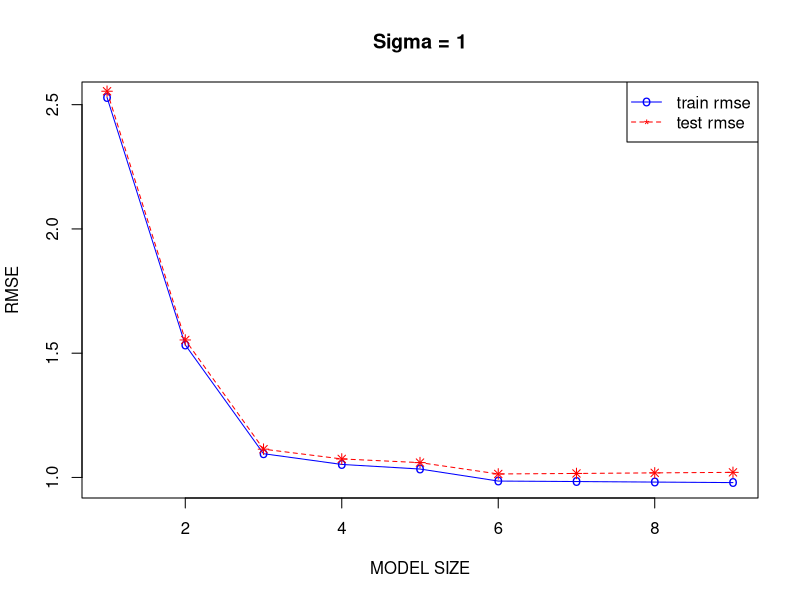
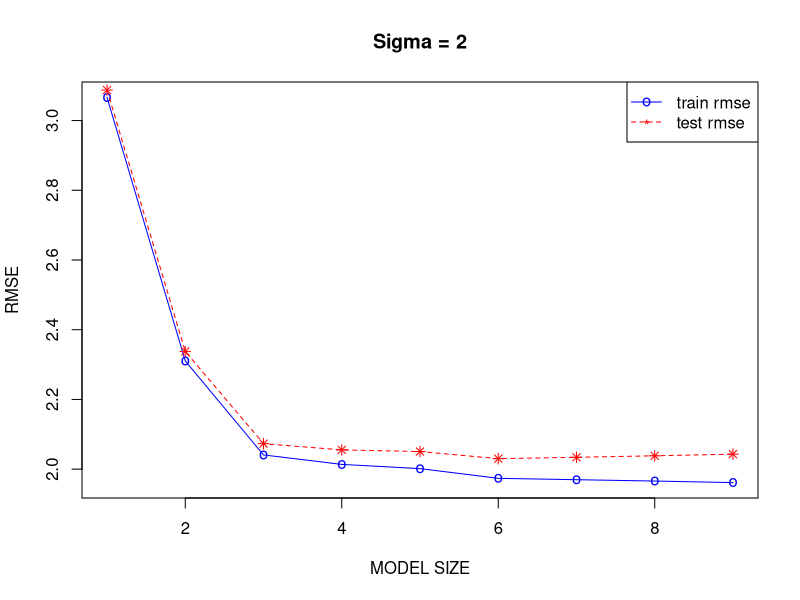
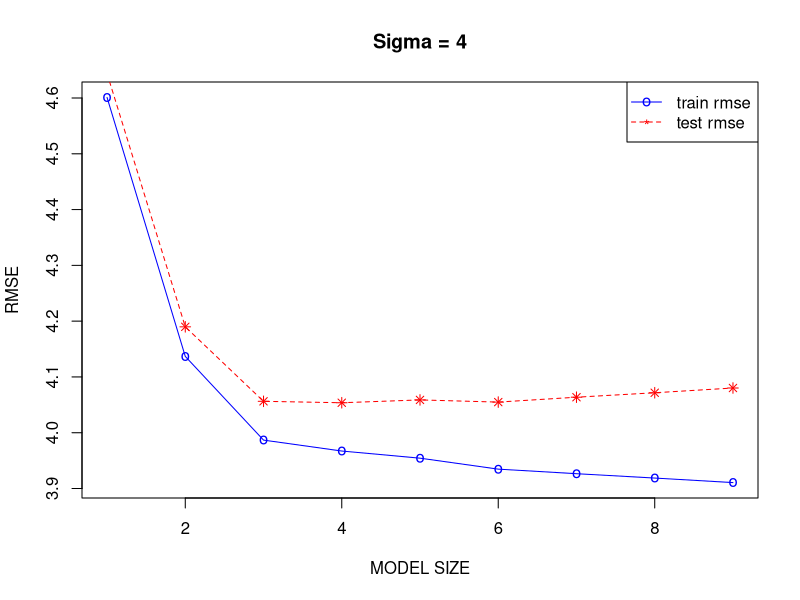
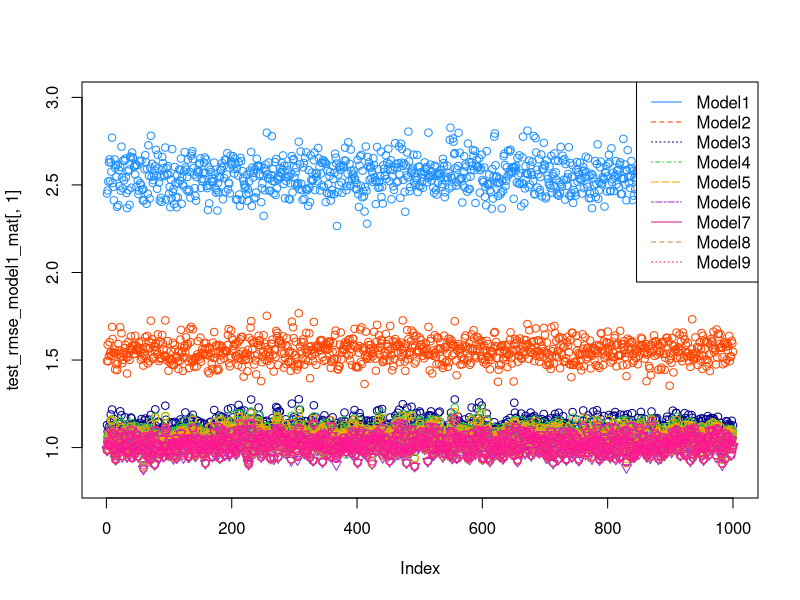
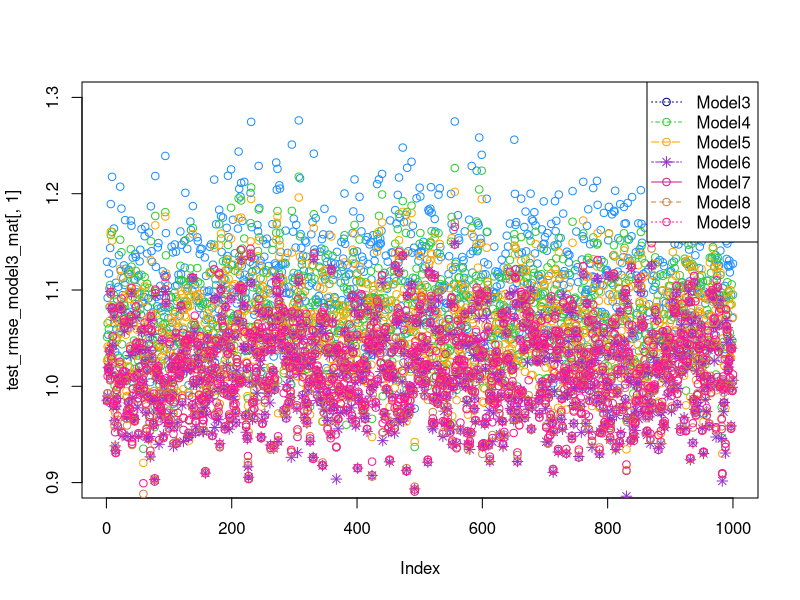
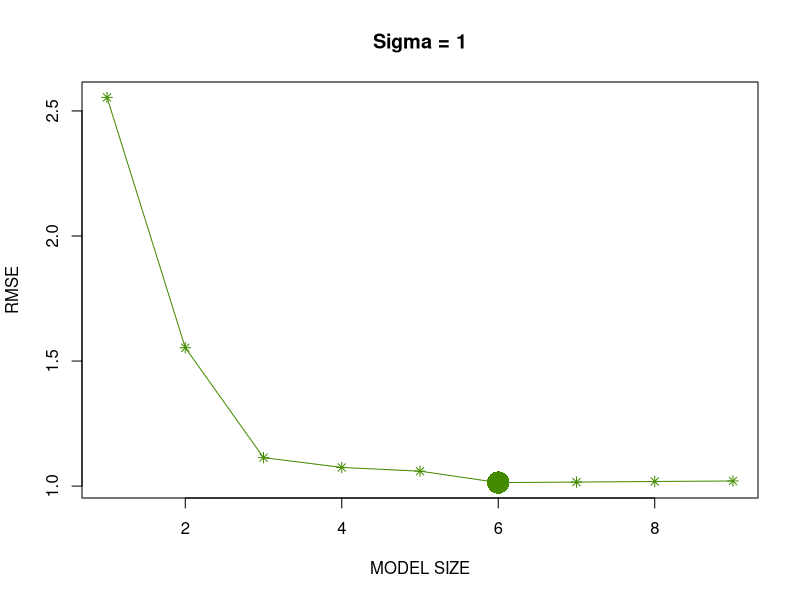
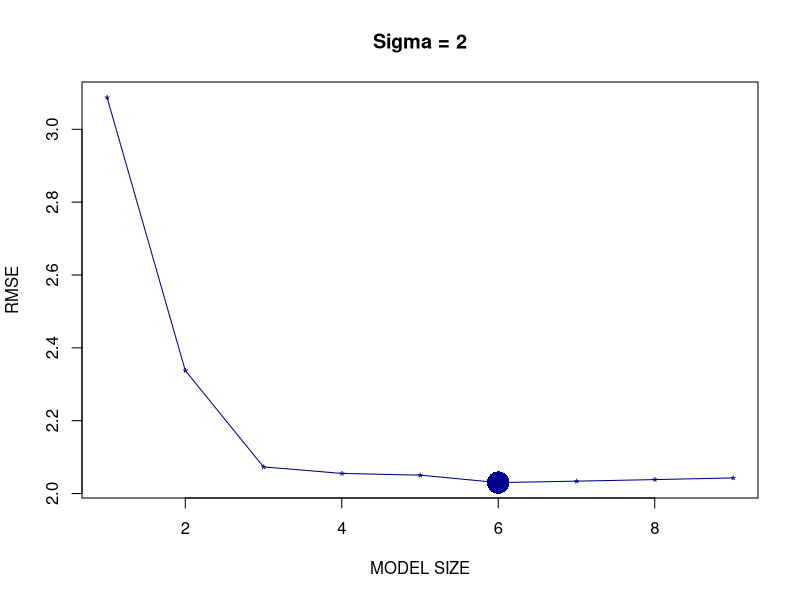
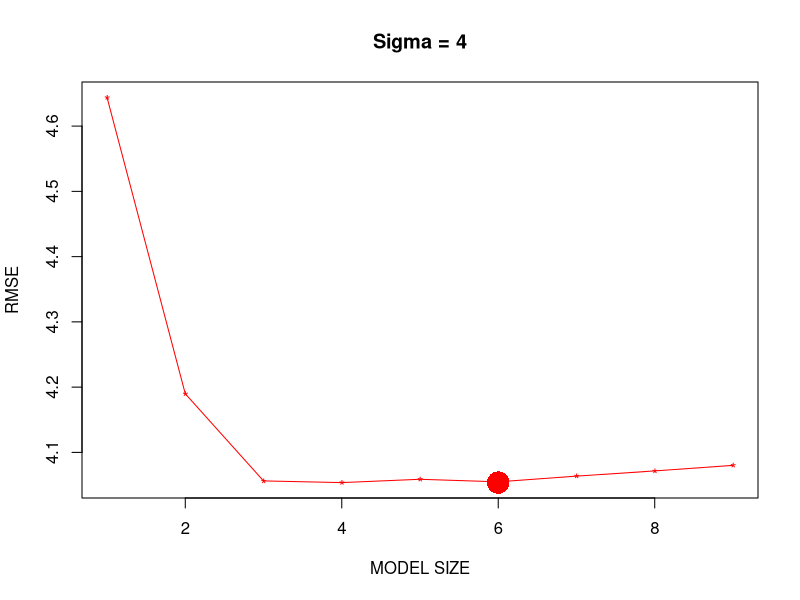

The R script that drew these images, in order: (Note: a time limit stopped this script after it produced the figures.)
## ---- chunk 1
beta_0 = 0
beta_1 = 5
beta_2 = -4
beta_3 = 1.6
beta_4 = -1.1
beta_5 = 0.7
beta_6 = 0.3
n = 500
no_loop = 1000
sigma = c(1,2,4)
sig_data = read.csv("study_2.csv")


mlr_sim = function(data,sd=1){
  epsilon = rnorm(n,mean = 0,sd = sd)
  data[,1] = beta_0 + beta_1 * data[,2] + beta_2 * data[,3] + beta_3 * data[,4] + beta_4 * data[,5] + beta_5 * data[,6] + beta_6 * data[,7] + epsilon
  data
}
train_rmse_model1_mat = cbind(sigma_1=rep(0,no_loop),sigma_2=rep(0,no_loop),sigma_4=rep(0,no_loop))
train_rmse_model2_mat = cbind(sigma_1=rep(0,no_loop),sigma_2=rep(0,no_loop),sigma_4=rep(0,no_loop))
train_rmse_model3_mat = cbind(sigma_1=rep(0,no_loop),sigma_2=rep(0,no_loop),sigma_4=rep(0,no_loop))
train_rmse_model4_mat = cbind(sigma_1=rep(0,no_loop),sigma_2=rep(0,no_loop),sigma_4=rep(0,no_loop))
train_rmse_model5_mat = cbind(sigma_1=rep(0,no_loop),sigma_2=rep(0,no_loop),sigma_4=rep(0,no_loop))
train_rmse_model6_mat = cbind(sigma_1=rep(0,no_loop),sigma_2=rep(0,no_loop),sigma_4=rep(0,no_loop))
train_rmse_model7_mat = cbind(sigma_1=rep(0,no_loop),sigma_2=rep(0,no_loop),sigma_4=rep(0,no_loop))
train_rmse_model8_mat = cbind(sigma_1=rep(0,no_loop),sigma_2=rep(0,no_loop),sigma_4=rep(0,no_loop))
train_rmse_model9_mat = cbind(sigma_1=rep(0,no_loop),sigma_2=rep(0,no_loop),sigma_4=rep(0,no_loop))

test_rmse_model1_mat = cbind(sigma_1=rep(0,no_loop),sigma_2=rep(0,no_loop),sigma_4=rep(0,no_loop))
test_rmse_model2_mat = cbind(sigma_1=rep(0,no_loop),sigma_2=rep(0,no_loop),sigma_4=rep(0,no_loop))
test_rmse_model3_mat = cbind(sigma_1=rep(0,no_loop),sigma_2=rep(0,no_loop),sigma_4=rep(0,no_loop))
test_rmse_model4_mat = cbind(sigma_1=rep(0,no_loop),sigma_2=rep(0,no_loop),sigma_4=rep(0,no_loop))
test_rmse_model5_mat = cbind(sigma_1=rep(0,no_loop),sigma_2=rep(0,no_loop),sigma_4=rep(0,no_loop))
test_rmse_model6_mat = cbind(sigma_1=rep(0,no_loop),sigma_2=rep(0,no_loop),sigma_4=rep(0,no_loop))
test_rmse_model7_mat = cbind(sigma_1=rep(0,no_loop),sigma_2=rep(0,no_loop),sigma_4=rep(0,no_loop))
test_rmse_model8_mat = cbind(sigma_1=rep(0,no_loop),sigma_2=rep(0,no_loop),sigma_4=rep(0,no_loop))
test_rmse_model9_mat = cbind(sigma_1=rep(0,no_loop),sigma_2=rep(0,no_loop),sigma_4=rep(0,no_loop))
train_rmse_mat = cbind(sigma_1=rep(0,9),sigma_2=rep(0,9),sigma_4=rep(0,9))
test_rmse_mat = cbind(sigma_1=rep(0,9),sigma_2=rep(0,9),sigma_4=rep(0,9))

for(s in 1:length(sigma)){
  model1_counter = 0 
  model2_counter = 0 
  model3_counter = 0 
  model4_counter = 0 
  model5_counter = 0 
  model6_counter = 0 
  model7_counter = 0 
  model8_counter = 0 
  model9_counter = 0 
  
  for(i in 1:no_loop){
    #epsilon = rnorm(n,mean = 0, sd = sigma[s])
    mlr_data=mlr_sim(sig_data,sd=sigma[s])
    
    trn_idx = sample(1:nrow(mlr_data), 250)
    n_test = nrow(mlr_data) - length(trn_idx)
    
    model1 = lm(y~x1,data=mlr_data[trn_idx,])
    model2 = lm(y~x1+x2,data=mlr_data[trn_idx,])
    model3 = lm(y~x1+x2+x3,data=mlr_data[trn_idx,])
    model4 = lm(y~x1+x2+x3+x4,data=mlr_data[trn_idx,])
    model5 = lm(y~x1+x2+x3+x4+x5,data=mlr_data[trn_idx,])
    model6 = lm(y~x1+x2+x3+x4+x5+x6,data=mlr_data[trn_idx,])
    model7 = lm(y~x1+x2+x3+x4+x5+x6+x7,data=mlr_data[trn_idx,])
    model8 = lm(y~x1+x2+x3+x4+x5+x6+x7+x8,data=mlr_data[trn_idx,])
    model9 = lm(y~x1+x2+x3+x4+x5+x6+x7+x8+x9,data=mlr_data[trn_idx,])
    
    model1_counter = model1_counter + 1
    model2_counter = model2_counter + 1
    model3_counter = model3_counter + 1 
    model4_counter = model4_counter + 1 
    model5_counter = model5_counter + 1
    model6_counter = model6_counter + 1 
    model7_counter = model7_counter + 1
    model8_counter = model8_counter + 1
    model9_counter = model9_counter + 1
    
    newdata_model1 = subset(mlr_data[-trn_idx,],select=c("x1"))
    newdata_model2 = subset(mlr_data[-trn_idx,],select=c("x1","x2"))
    newdata_model3 = subset(mlr_data[-trn_idx,],select=c("x1","x2","x3"))
    newdata_model4 = subset(mlr_data[-trn_idx,],select=c("x1","x2","x3","x4"))
    newdata_model5 = subset(mlr_data[-trn_idx,],select=c("x1","x2","x3","x4","x5"))
    newdata_model6 = subset(mlr_data[-trn_idx,],select=c("x1","x2","x3","x4","x5","x6"))
    newdata_model7 = subset(mlr_data[-trn_idx,],select=c("x1","x2","x3","x4","x5","x6","x7"))
    newdata_model8 = subset(mlr_data[-trn_idx,],select=c("x1","x2","x3","x4","x5","x6","x7","x8"))
    newdata_model9 = subset(mlr_data[-trn_idx,],select=c("x1","x2","x3","x4","x5","x6","x7","x8","x9"))    
    
    train_rmse_model1 = sqrt(sum((mlr_data[trn_idx,]$y - predict(model1))^2) / length(trn_idx))
    train_rmse_model2 = sqrt(sum((mlr_data[trn_idx,]$y - predict(model2))^2) / length(trn_idx))
    train_rmse_model3 = sqrt(sum((mlr_data[trn_idx,]$y - predict(model3))^2) / length(trn_idx))
    train_rmse_model4 = sqrt(sum((mlr_data[trn_idx,]$y - predict(model4))^2) / length(trn_idx))
    train_rmse_model5 = sqrt(sum((mlr_data[trn_idx,]$y - predict(model5))^2) / length(trn_idx))
    train_rmse_model6 = sqrt(sum((mlr_data[trn_idx,]$y - predict(model6))^2) / length(trn_idx))
    train_rmse_model7 = sqrt(sum((mlr_data[trn_idx,]$y - predict(model7))^2) / length(trn_idx))
    train_rmse_model8 = sqrt(sum((mlr_data[trn_idx,]$y - predict(model8))^2) / length(trn_idx))
    train_rmse_model9 = sqrt(sum((mlr_data[trn_idx,]$y - predict(model9))^2) / length(trn_idx))
    train_rmse_model1_mat[i,s] = train_rmse_model1
    train_rmse_model2_mat[i,s] = train_rmse_model2
    train_rmse_model3_mat[i,s] = train_rmse_model3
    train_rmse_model4_mat[i,s] = train_rmse_model4
    train_rmse_model5_mat[i,s] = train_rmse_model5
    train_rmse_model6_mat[i,s] = train_rmse_model6
    train_rmse_model7_mat[i,s] = train_rmse_model7
    train_rmse_model8_mat[i,s] = train_rmse_model8
    train_rmse_model9_mat[i,s] = train_rmse_model9    
    
    test_rmse_model1 = sqrt(sum((mlr_data[-trn_idx,]$y - predict(model1,newdata=newdata_model1))^2) / n_test)
    test_rmse_model2 = sqrt(sum((mlr_data[-trn_idx,]$y - predict(model2,newdata=newdata_model2))^2) / n_test)
    test_rmse_model3 = sqrt(sum((mlr_data[-trn_idx,]$y - predict(model3,newdata=newdata_model3))^2) / n_test)
    test_rmse_model4 = sqrt(sum((mlr_data[-trn_idx,]$y - predict(model4,newdata=newdata_model4))^2) / n_test)
    test_rmse_model5 = sqrt(sum((mlr_data[-trn_idx,]$y - predict(model5,newdata=newdata_model5))^2) / n_test)
    test_rmse_model6 = sqrt(sum((mlr_data[-trn_idx,]$y - predict(model6,newdata=newdata_model6))^2) / n_test)
    test_rmse_model7 = sqrt(sum((mlr_data[-trn_idx,]$y - predict(model7,newdata=newdata_model7))^2) / n_test)
    test_rmse_model8 = sqrt(sum((mlr_data[-trn_idx,]$y - predict(model8,newdata=newdata_model8))^2) / n_test)
    test_rmse_model9 = sqrt(sum((mlr_data[-trn_idx,]$y - predict(model9,newdata=newdata_model9))^2) / n_test)
    test_rmse_model1_mat[i,s] = test_rmse_model1
    test_rmse_model2_mat[i,s] = test_rmse_model2
    test_rmse_model3_mat[i,s] = test_rmse_model3
    test_rmse_model4_mat[i,s] = test_rmse_model4
    test_rmse_model5_mat[i,s] = test_rmse_model5
    test_rmse_model6_mat[i,s] = test_rmse_model6
    test_rmse_model7_mat[i,s] = test_rmse_model7
    test_rmse_model8_mat[i,s] = test_rmse_model8
    test_rmse_model9_mat[i,s] = test_rmse_model9
  }
  
  print (paste("Number of times the model : 1 trained for alpha:",sigma[s]," is: ",model1_counter))
  print (paste("Number of times the model : 2 trained for alpha:",sigma[s]," is: ",model2_counter))
  print (paste("Number of times the model : 3 trained for alpha:",sigma[s]," is: ",model3_counter))
  print (paste("Number of times the model : 4 trained for alpha:",sigma[s]," is: ",model4_counter))
  print (paste("Number of times the model : 5 trained for alpha:",sigma[s]," is: ",model5_counter))
  print (paste("Number of times the model : 6 trained for alpha:",sigma[s]," is: ",model6_counter))  
  print (paste("Number of times the model : 7 trained for alpha:",sigma[s]," is: ",model7_counter))  
  print (paste("Number of times the model : 8 trained for alpha:",sigma[s]," is: ",model8_counter))  
  print (paste("Number of times the model : 9 trained for alpha:",sigma[s]," is: ",model9_counter))  

}
for(s in 1:length(sigma)){
  train_rmse_mat[1,s] = mean(train_rmse_model1_mat[,s])
  train_rmse_mat[2,s] = mean(train_rmse_model2_mat[,s])
  train_rmse_mat[3,s] = mean(train_rmse_model3_mat[,s])
  train_rmse_mat[4,s] = mean(train_rmse_model4_mat[,s])
  train_rmse_mat[5,s] = mean(train_rmse_model5_mat[,s])
  train_rmse_mat[6,s] = mean(train_rmse_model6_mat[,s])
  train_rmse_mat[7,s] = mean(train_rmse_model7_mat[,s])
  train_rmse_mat[8,s] = mean(train_rmse_model8_mat[,s])
  train_rmse_mat[9,s] = mean(train_rmse_model9_mat[,s])  
  
  test_rmse_mat[1,s] = mean(test_rmse_model1_mat[,s])
  test_rmse_mat[2,s] = mean(test_rmse_model2_mat[,s])
  test_rmse_mat[3,s] = mean(test_rmse_model3_mat[,s])
  test_rmse_mat[4,s] = mean(test_rmse_model4_mat[,s])
  test_rmse_mat[5,s] = mean(test_rmse_model5_mat[,s])
  test_rmse_mat[6,s] = mean(test_rmse_model6_mat[,s])
  test_rmse_mat[7,s] = mean(test_rmse_model7_mat[,s])
  test_rmse_mat[8,s] = mean(test_rmse_model8_mat[,s])
  test_rmse_mat[9,s] = mean(test_rmse_model9_mat[,s])
}
## ---- chunk 2
plot(seq(1,9), train_rmse_mat[,1], type="o", col="blue", pch="o", lty=1,main="Sigma = 1",xlab = "MODEL SIZE",ylab = "RMSE")
points(seq(1,9), test_rmse_mat[,1], col="red", pch=8)
lines(seq(1,9), test_rmse_mat[,1], col="red",lty=2)
legend("topright",legend=c("train rmse","test rmse"), col=c("blue","red"),pch=c("o","*"),lty=c(1,2), ncol=1)
## ---- chunk 3
plot(seq(1,9), train_rmse_mat[,2], type="o", col="blue", pch="o", lty=1,main="Sigma = 2",xlab = "MODEL SIZE",ylab = "RMSE")
points(seq(1,9), test_rmse_mat[,2], col="red", pch=8)
lines(seq(1,9), test_rmse_mat[,2], col="red",lty=2)
legend("topright",legend=c("train rmse","test rmse"), col=c("blue","red"),pch=c("o","*"),lty=c(1,2), ncol=1)
## ---- chunk 4
plot(seq(1,9), train_rmse_mat[,3], type="o", col="blue", pch="o", lty=1,main="Sigma = 4",xlab = "MODEL SIZE",ylab = "RMSE")
points(seq(1,9), test_rmse_mat[,3], col="red", pch=8)
lines(seq(1,9), test_rmse_mat[,3], col="red",lty=2)
legend("topright",legend=c("train rmse","test rmse"), col=c("blue","red"),pch=c("o","*"),lty=c(1,2), ncol=1)
## ---- chunk 5
plot(test_rmse_model1_mat[,1],col="dodgerblue",ylim=(c(0.8,3)),pch=1,lty=1,)
points(test_rmse_model2_mat[,1], col="orangered",ylim=(c(0.8,3)),pch=1,lty=2)
points(test_rmse_model3_mat[,1], col="blue4",ylim=(c(0.8,3)),pch=1,lty=3)
points(test_rmse_model4_mat[,1], col="limegreen",ylim=(c(0.8,3)),pch=1,lty=3)
points(test_rmse_model5_mat[,1], col="orange",ylim=(c(0.8,3)),pch=1,lty=4)
points(test_rmse_model6_mat[,1], col="darkorchid",ylim=(c(0.8,3)),pch=6,lty=5)
points(test_rmse_model7_mat[,1], col="violetred",ylim=(c(0.8,3)),pch=1,lty=6)
points(test_rmse_model8_mat[,1], col="tan3",ylim=(c(0.8,3)),pch=1,lty=7)
points(test_rmse_model9_mat[,1], col="deeppink",ylim=(c(0.8,3)),pch=1,lty=8)
legend("topright",legend=c("Model1","Model2","Model3","Model4","Model5","Model6","Model7","Model8","Model9"),col=c("dodgerblue","orangered","blue4","limegreen","orange","darkorchid","violetred","tan3","deeppink"),lty=c(1,2,3,4,5,6,7,8,9))
## ---- chunk 6
plot(test_rmse_model3_mat[,1], col="dodgerblue",ylim=(c(0.9,1.3)),pch=1,lty=3)
points(test_rmse_model4_mat[,1], col="limegreen",ylim=(c(0.9,1.3)),pch=1,lty=3)
points(test_rmse_model5_mat[,1], col="orange",ylim=(c(0.9,1.3)),pch=1,lty=4)
points(test_rmse_model6_mat[,1], col="darkorchid",ylim=(c(0.9,1.3)),pch=8,lty=5)
points(test_rmse_model7_mat[,1], col="violetred",ylim=(c(0.9,1.3)),pch=1,lty=6)
points(test_rmse_model8_mat[,1], col="tan3",ylim=(c(0.9,1.3)),pch=1,lty=7)
points(test_rmse_model9_mat[,1], col="deeppink",ylim=(c(0.9,1.3)),pch=1,lty=8)
legend("topright",legend=c("Model3","Model4","Model5","Model6","Model7","Model8","Model9"),col=c("blue4","limegreen","orange","darkorchid","violetred","tan3","deeppink"),pch=c(1,1,1,8,1,1),lty=c(3,4,5,6,7,8,9))
## ---- chunk 7
plot(seq(1,9), test_rmse_mat[,1], type="o", col="chartreuse4", pch=8, lty=1,main="Sigma = 1",xlab = "MODEL SIZE",ylab = "RMSE")
points(6, min(test_rmse_mat[,1]), col="chartreuse4",pch=16,cex=3) #This is to highlight the point where the RMSE is minimum for sigma = 1
## ---- chunk 8
plot(seq(1,9), test_rmse_mat[,2], type="o", col="blue4", pch="*", lty=1,main="Sigma = 2",xlab = "MODEL SIZE",ylab = "RMSE")
points(6, min(test_rmse_mat[,2]), col="blue4",pch=16,cex=3) #This is to highlight the point where the RMSE is minimum for sigma = 2
## ---- chunk 9
plot(seq(1,9), test_rmse_mat[,3], type="o", col="red", pch="*", lty=1,main="Sigma = 4",xlab = "MODEL SIZE",ylab = "RMSE")
points(6, min(test_rmse_mat[,3]), col="red",pch=16,cex=3) #This is to highlight the point where the RMSE is minimum for sigma = 4
## ---- chunk 10
plot(seq(1,9), test_rmse_mat[,3], col="red",lty=1,ylim=c(0.5,5),xlab="MODEL SIZE",ylab="RMSE")
lines(seq(1,9), test_rmse_mat[,3], col="red",lty=1)
points(6, min(test_rmse_mat[,3]), col="red",pch=16,cex=3) #This is to highlight the point where the RMSE is minimum for sigma = 4
points(seq(1,9), test_rmse_mat[,2], col="blue4",lty=2)
lines(seq(1,9), test_rmse_mat[,2], col="blue4",lty=2)
points(6, min(test_rmse_mat[,2]), col="blue4",pch=16,cex=3) #This is to highlight the point where the RMSE is minimum for sigma = 2
points(seq(1,9), test_rmse_mat[,1], col="chartreuse4",lty=3)
lines(seq(1,9), test_rmse_mat[,1], col="chartreuse4",lty=3)
points(6, min(test_rmse_mat[,1]), col="chartreuse4",pch=16,cex=3) #This is to highlight the point where the RMSE is minimum for sigma = 1
legend("topright",legend=c("sigma = 4","sigma = 2","simga = 1"),col=c("red","blue4","chartreuse4"),lty=c(1,2,3))
## ---- chunk 11
alpha = 0.05
beta_1 = seq(from=-2,to=2,by=0.1)
sigma = c(1,2,4)
n = c(10,20,30)
no_loop = 1000

slr_sim = function(n_in,sd=1,beta_1_in=-2){
  x_values = seq(0, 5, length = n_in)
  epsilon = rnorm(n_in,mean = 0,sd = sd)
  y = beta_1_in * x_values + epsilon
  data.frame(predictor = x_values,response=y)
}



model_n_10_sigma_1 = cbind(beta_minus_2=rep(0,no_loop),beta_minus_1.9=rep(0,no_loop),beta_minus_1.8=rep(0,no_loop),beta_minus_1.7=rep(0,no_loop),beta_minus_1.6=rep(0,no_loop),beta_minus_1.5=rep(0,no_loop),beta_minus_1.4=rep(0,no_loop),beta_minus_1.3=rep(0,no_loop),beta_minus_1.2=rep(0,no_loop),beta_minus_1.1=rep(0,no_loop),beta_minus_1=rep(0,no_loop),beta_minus_0.9=rep(0,no_loop),beta_minus_0.8=rep(0,no_loop),beta_minus_0.7=rep(0,no_loop),beta_minus_0.6=rep(0,no_loop),beta_minus_0.5=rep(0,no_loop),beta_minus_0.4=rep(0,no_loop),beta_minus_0.3=rep(0,no_loop),beta_minus_0.2=rep(0,no_loop),beta_minus_0.1=rep(0,no_loop),beta_0=rep(0,no_loop),beta_0.1=rep(0,no_loop),beta_0.2=rep(0,no_loop),beta_0.3=rep(0,no_loop),beta_0.4=rep(0,no_loop),beta_0.5=rep(0,no_loop),beta_0.6=rep(0,no_loop),beta_0.7=rep(0,no_loop),beta_0.8=rep(0,no_loop),beta_0.9=rep(0,no_loop),beta_1=rep(0,no_loop),beta_1.1=rep(0,no_loop),beta_1.2=rep(0,no_loop),beta_1.3=rep(0,no_loop),beta_1.4=rep(0,no_loop),beta_1.5=rep(0,no_loop),beta_1.6=rep(0,no_loop),beta_1.7=rep(0,no_loop),beta_1.8=rep(0,no_loop),beta_1.9=rep(0,no_loop),beta_2=rep(0,no_loop))
model_n_10_sigma_2 = cbind(beta_minus_2=rep(0,no_loop),beta_minus_1.9=rep(0,no_loop),beta_minus_1.8=rep(0,no_loop),beta_minus_1.7=rep(0,no_loop),beta_minus_1.6=rep(0,no_loop),beta_minus_1.5=rep(0,no_loop),beta_minus_1.4=rep(0,no_loop),beta_minus_1.3=rep(0,no_loop),beta_minus_1.2=rep(0,no_loop),beta_minus_1.1=rep(0,no_loop),beta_minus_1=rep(0,no_loop),beta_minus_0.9=rep(0,no_loop),beta_minus_0.8=rep(0,no_loop),beta_minus_0.7=rep(0,no_loop),beta_minus_0.6=rep(0,no_loop),beta_minus_0.5=rep(0,no_loop),beta_minus_0.4=rep(0,no_loop),beta_minus_0.3=rep(0,no_loop),beta_minus_0.2=rep(0,no_loop),beta_minus_0.1=rep(0,no_loop),beta_0=rep(0,no_loop),beta_0.1=rep(0,no_loop),beta_0.2=rep(0,no_loop),beta_0.3=rep(0,no_loop),beta_0.4=rep(0,no_loop),beta_0.5=rep(0,no_loop),beta_0.6=rep(0,no_loop),beta_0.7=rep(0,no_loop),beta_0.8=rep(0,no_loop),beta_0.9=rep(0,no_loop),beta_1=rep(0,no_loop),beta_1.1=rep(0,no_loop),beta_1.2=rep(0,no_loop),beta_1.3=rep(0,no_loop),beta_1.4=rep(0,no_loop),beta_1.5=rep(0,no_loop),beta_1.6=rep(0,no_loop),beta_1.7=rep(0,no_loop),beta_1.8=rep(0,no_loop),beta_1.9=rep(0,no_loop),beta_2=rep(0,no_loop))
model_n_10_sigma_4 = cbind(beta_minus_2=rep(0,no_loop),beta_minus_1.9=rep(0,no_loop),beta_minus_1.8=rep(0,no_loop),beta_minus_1.7=rep(0,no_loop),beta_minus_1.6=rep(0,no_loop),beta_minus_1.5=rep(0,no_loop),beta_minus_1.4=rep(0,no_loop),beta_minus_1.3=rep(0,no_loop),beta_minus_1.2=rep(0,no_loop),beta_minus_1.1=rep(0,no_loop),beta_minus_1=rep(0,no_loop),beta_minus_0.9=rep(0,no_loop),beta_minus_0.8=rep(0,no_loop),beta_minus_0.7=rep(0,no_loop),beta_minus_0.6=rep(0,no_loop),beta_minus_0.5=rep(0,no_loop),beta_minus_0.4=rep(0,no_loop),beta_minus_0.3=rep(0,no_loop),beta_minus_0.2=rep(0,no_loop),beta_minus_0.1=rep(0,no_loop),beta_0=rep(0,no_loop),beta_0.1=rep(0,no_loop),beta_0.2=rep(0,no_loop),beta_0.3=rep(0,no_loop),beta_0.4=rep(0,no_loop),beta_0.5=rep(0,no_loop),beta_0.6=rep(0,no_loop),beta_0.7=rep(0,no_loop),beta_0.8=rep(0,no_loop),beta_0.9=rep(0,no_loop),beta_1=rep(0,no_loop),beta_1.1=rep(0,no_loop),beta_1.2=rep(0,no_loop),beta_1.3=rep(0,no_loop),beta_1.4=rep(0,no_loop),beta_1.5=rep(0,no_loop),beta_1.6=rep(0,no_loop),beta_1.7=rep(0,no_loop),beta_1.8=rep(0,no_loop),beta_1.9=rep(0,no_loop),beta_2=rep(0,no_loop))
  
model_n_20_sigma_1 = cbind(beta_minus_2=rep(0,no_loop),beta_minus_1.9=rep(0,no_loop),beta_minus_1.8=rep(0,no_loop),beta_minus_1.7=rep(0,no_loop),beta_minus_1.6=rep(0,no_loop),beta_minus_1.5=rep(0,no_loop),beta_minus_1.4=rep(0,no_loop),beta_minus_1.3=rep(0,no_loop),beta_minus_1.2=rep(0,no_loop),beta_minus_1.1=rep(0,no_loop),beta_minus_1=rep(0,no_loop),beta_minus_0.9=rep(0,no_loop),beta_minus_0.8=rep(0,no_loop),beta_minus_0.7=rep(0,no_loop),beta_minus_0.6=rep(0,no_loop),beta_minus_0.5=rep(0,no_loop),beta_minus_0.4=rep(0,no_loop),beta_minus_0.3=rep(0,no_loop),beta_minus_0.2=rep(0,no_loop),beta_minus_0.1=rep(0,no_loop),beta_0=rep(0,no_loop),beta_0.1=rep(0,no_loop),beta_0.2=rep(0,no_loop),beta_0.3=rep(0,no_loop),beta_0.4=rep(0,no_loop),beta_0.5=rep(0,no_loop),beta_0.6=rep(0,no_loop),beta_0.7=rep(0,no_loop),beta_0.8=rep(0,no_loop),beta_0.9=rep(0,no_loop),beta_1=rep(0,no_loop),beta_1.1=rep(0,no_loop),beta_1.2=rep(0,no_loop),beta_1.3=rep(0,no_loop),beta_1.4=rep(0,no_loop),beta_1.5=rep(0,no_loop),beta_1.6=rep(0,no_loop),beta_1.7=rep(0,no_loop),beta_1.8=rep(0,no_loop),beta_1.9=rep(0,no_loop),beta_2=rep(0,no_loop))
model_n_20_sigma_2 = cbind(beta_minus_2=rep(0,no_loop),beta_minus_1.9=rep(0,no_loop),beta_minus_1.8=rep(0,no_loop),beta_minus_1.7=rep(0,no_loop),beta_minus_1.6=rep(0,no_loop),beta_minus_1.5=rep(0,no_loop),beta_minus_1.4=rep(0,no_loop),beta_minus_1.3=rep(0,no_loop),beta_minus_1.2=rep(0,no_loop),beta_minus_1.1=rep(0,no_loop),beta_minus_1=rep(0,no_loop),beta_minus_0.9=rep(0,no_loop),beta_minus_0.8=rep(0,no_loop),beta_minus_0.7=rep(0,no_loop),beta_minus_0.6=rep(0,no_loop),beta_minus_0.5=rep(0,no_loop),beta_minus_0.4=rep(0,no_loop),beta_minus_0.3=rep(0,no_loop),beta_minus_0.2=rep(0,no_loop),beta_minus_0.1=rep(0,no_loop),beta_0=rep(0,no_loop),beta_0.1=rep(0,no_loop),beta_0.2=rep(0,no_loop),beta_0.3=rep(0,no_loop),beta_0.4=rep(0,no_loop),beta_0.5=rep(0,no_loop),beta_0.6=rep(0,no_loop),beta_0.7=rep(0,no_loop),beta_0.8=rep(0,no_loop),beta_0.9=rep(0,no_loop),beta_1=rep(0,no_loop),beta_1.1=rep(0,no_loop),beta_1.2=rep(0,no_loop),beta_1.3=rep(0,no_loop),beta_1.4=rep(0,no_loop),beta_1.5=rep(0,no_loop),beta_1.6=rep(0,no_loop),beta_1.7=rep(0,no_loop),beta_1.8=rep(0,no_loop),beta_1.9=rep(0,no_loop),beta_2=rep(0,no_loop))
model_n_20_sigma_4 = cbind(beta_minus_2=rep(0,no_loop),beta_minus_1.9=rep(0,no_loop),beta_minus_1.8=rep(0,no_loop),beta_minus_1.7=rep(0,no_loop),beta_minus_1.6=rep(0,no_loop),beta_minus_1.5=rep(0,no_loop),beta_minus_1.4=rep(0,no_loop),beta_minus_1.3=rep(0,no_loop),beta_minus_1.2=rep(0,no_loop),beta_minus_1.1=rep(0,no_loop),beta_minus_1=rep(0,no_loop),beta_minus_0.9=rep(0,no_loop),beta_minus_0.8=rep(0,no_loop),beta_minus_0.7=rep(0,no_loop),beta_minus_0.6=rep(0,no_loop),beta_minus_0.5=rep(0,no_loop),beta_minus_0.4=rep(0,no_loop),beta_minus_0.3=rep(0,no_loop),beta_minus_0.2=rep(0,no_loop),beta_minus_0.1=rep(0,no_loop),beta_0=rep(0,no_loop),beta_0.1=rep(0,no_loop),beta_0.2=rep(0,no_loop),beta_0.3=rep(0,no_loop),beta_0.4=rep(0,no_loop),beta_0.5=rep(0,no_loop),beta_0.6=rep(0,no_loop),beta_0.7=rep(0,no_loop),beta_0.8=rep(0,no_loop),beta_0.9=rep(0,no_loop),beta_1=rep(0,no_loop),beta_1.1=rep(0,no_loop),beta_1.2=rep(0,no_loop),beta_1.3=rep(0,no_loop),beta_1.4=rep(0,no_loop),beta_1.5=rep(0,no_loop),beta_1.6=rep(0,no_loop),beta_1.7=rep(0,no_loop),beta_1.8=rep(0,no_loop),beta_1.9=rep(0,no_loop),beta_2=rep(0,no_loop))
  
model_n_30_sigma_1 = cbind(beta_minus_2=rep(0,no_loop),beta_minus_1.9=rep(0,no_loop),beta_minus_1.8=rep(0,no_loop),beta_minus_1.7=rep(0,no_loop),beta_minus_1.6=rep(0,no_loop),beta_minus_1.5=rep(0,no_loop),beta_minus_1.4=rep(0,no_loop),beta_minus_1.3=rep(0,no_loop),beta_minus_1.2=rep(0,no_loop),beta_minus_1.1=rep(0,no_loop),beta_minus_1=rep(0,no_loop),beta_minus_0.9=rep(0,no_loop),beta_minus_0.8=rep(0,no_loop),beta_minus_0.7=rep(0,no_loop),beta_minus_0.6=rep(0,no_loop),beta_minus_0.5=rep(0,no_loop),beta_minus_0.4=rep(0,no_loop),beta_minus_0.3=rep(0,no_loop),beta_minus_0.2=rep(0,no_loop),beta_minus_0.1=rep(0,no_loop),beta_0=rep(0,no_loop),beta_0.1=rep(0,no_loop),beta_0.2=rep(0,no_loop),beta_0.3=rep(0,no_loop),beta_0.4=rep(0,no_loop),beta_0.5=rep(0,no_loop),beta_0.6=rep(0,no_loop),beta_0.7=rep(0,no_loop),beta_0.8=rep(0,no_loop),beta_0.9=rep(0,no_loop),beta_1=rep(0,no_loop),beta_1.1=rep(0,no_loop),beta_1.2=rep(0,no_loop),beta_1.3=rep(0,no_loop),beta_1.4=rep(0,no_loop),beta_1.5=rep(0,no_loop),beta_1.6=rep(0,no_loop),beta_1.7=rep(0,no_loop),beta_1.8=rep(0,no_loop),beta_1.9=rep(0,no_loop),beta_2=rep(0,no_loop))
model_n_30_sigma_2 = cbind(beta_minus_2=rep(0,no_loop),beta_minus_1.9=rep(0,no_loop),beta_minus_1.8=rep(0,no_loop),beta_minus_1.7=rep(0,no_loop),beta_minus_1.6=rep(0,no_loop),beta_minus_1.5=rep(0,no_loop),beta_minus_1.4=rep(0,no_loop),beta_minus_1.3=rep(0,no_loop),beta_minus_1.2=rep(0,no_loop),beta_minus_1.1=rep(0,no_loop),beta_minus_1=rep(0,no_loop),beta_minus_0.9=rep(0,no_loop),beta_minus_0.8=rep(0,no_loop),beta_minus_0.7=rep(0,no_loop),beta_minus_0.6=rep(0,no_loop),beta_minus_0.5=rep(0,no_loop),beta_minus_0.4=rep(0,no_loop),beta_minus_0.3=rep(0,no_loop),beta_minus_0.2=rep(0,no_loop),beta_minus_0.1=rep(0,no_loop),beta_0=rep(0,no_loop),beta_0.1=rep(0,no_loop),beta_0.2=rep(0,no_loop),beta_0.3=rep(0,no_loop),beta_0.4=rep(0,no_loop),beta_0.5=rep(0,no_loop),beta_0.6=rep(0,no_loop),beta_0.7=rep(0,no_loop),beta_0.8=rep(0,no_loop),beta_0.9=rep(0,no_loop),beta_1=rep(0,no_loop),beta_1.1=rep(0,no_loop),beta_1.2=rep(0,no_loop),beta_1.3=rep(0,no_loop),beta_1.4=rep(0,no_loop),beta_1.5=rep(0,no_loop),beta_1.6=rep(0,no_loop),beta_1.7=rep(0,no_loop),beta_1.8=rep(0,no_loop),beta_1.9=rep(0,no_loop),beta_2=rep(0,no_loop))
model_n_30_sigma_4 = cbind(beta_minus_2=rep(0,no_loop),beta_minus_1.9=rep(0,no_loop),beta_minus_1.8=rep(0,no_loop),beta_minus_1.7=rep(0,no_loop),beta_minus_1.6=rep(0,no_loop),beta_minus_1.5=rep(0,no_loop),beta_minus_1.4=rep(0,no_loop),beta_minus_1.3=rep(0,no_loop),beta_minus_1.2=rep(0,no_loop),beta_minus_1.1=rep(0,no_loop),beta_minus_1=rep(0,no_loop),beta_minus_0.9=rep(0,no_loop),beta_minus_0.8=rep(0,no_loop),beta_minus_0.7=rep(0,no_loop),beta_minus_0.6=rep(0,no_loop),beta_minus_0.5=rep(0,no_loop),beta_minus_0.4=rep(0,no_loop),beta_minus_0.3=rep(0,no_loop),beta_minus_0.2=rep(0,no_loop),beta_minus_0.1=rep(0,no_loop),beta_0=rep(0,no_loop),beta_0.1=rep(0,no_loop),beta_0.2=rep(0,no_loop),beta_0.3=rep(0,no_loop),beta_0.4=rep(0,no_loop),beta_0.5=rep(0,no_loop),beta_0.6=rep(0,no_loop),beta_0.7=rep(0,no_loop),beta_0.8=rep(0,no_loop),beta_0.9=rep(0,no_loop),beta_1=rep(0,no_loop),beta_1.1=rep(0,no_loop),beta_1.2=rep(0,no_loop),beta_1.3=rep(0,no_loop),beta_1.4=rep(0,no_loop),beta_1.5=rep(0,no_loop),beta_1.6=rep(0,no_loop),beta_1.7=rep(0,no_loop),beta_1.8=rep(0,no_loop),beta_1.9=rep(0,no_loop),beta_2=rep(0,no_loop))
  

model_sim = cbind(beta_1_sim_val=rep(0,length(beta_1)),n_10_sigma_1=rep(0,length(beta_1)),n_20_sigma_1=rep(0,length(beta_1)),n_30_sigma_1=rep(0,length(beta_1)),n_10_sigma_2=rep(0,length(beta_1)),n_20_sigma_2=rep(0,length(beta_1)),n_30_sigma_2=rep(0,length(beta_1)),n_10_sigma_4=rep(0,length(beta_1)),n_20_sigma_4=rep(0,length(beta_1)),n_30_sigma_1=rep(0,length(beta_1)))

model_sim[,1] = seq(from=-2,to=2,by=0.1)
extra_counter = 0

for(s in 1:length(sigma)){ #sigma = c(1,2,4)
  for (n_s in 1:length(n)){ #n = c(10,20,30)
    for (b in 1:length(beta_1)){ # beta_1 = seq(from=-2,to=2,by=0.1)
      tot_sum_signifincace_sim = 0
      for(i in 1:no_loop){
        slr_data = slr_sim(n_in = n[n_s], sd = sigma[s], beta_1_in = beta_1[b] )
        model = lm(response~predictor, data = slr_data)
        model_p_val = summary(model)$coefficient[2,4]
        tot_sum_signifincace_sim = tot_sum_signifincace_sim + ifelse(model_p_val<alpha,1,0)
      }
      power_sim_beta = tot_sum_signifincace_sim / no_loop
      model_sim[b,s+n_s+extra_counter] = power_sim_beta    
      print (paste("Sigma:",sigma[s]," n:",n[n_s]," beta_1:",beta_1[b]," Signifiance_Sum:",tot_sum_signifincace_sim, " Power:",power_sim_beta))
    }
  }
  extra_counter = extra_counter + 2
}
## ---- chunk 12
plot(model_sim[,1],model_sim[,2], type="o", col="dodgerblue", pch=1, lty=1,main="Sigma = 1",xlab = "Sigma",ylab = "Power")
points(model_sim[,1], model_sim[,3], col="red", pch=8,lty=2)
lines(model_sim[,1], model_sim[,3], col="red",lty=2)
points(model_sim[,1], model_sim[,4], col="darkorchid", pch=16,lty=3)
lines(model_sim[,1], model_sim[,4], col="darkorchid",lty=3)
legend("topright",legend=c("n = 10","n = 20"," n = 30"),col=c("dodgerblue","red","darkorchid"),pch=c(1,8,16),lty=c(1,2,3))
## ---- chunk 13
plot(model_sim[,1],model_sim[,5], type="o", col="dodgerblue", pch=1, lty=1,main="Sigma = 4",xlab = "Sigma",ylab = "Power")
points(model_sim[,1], model_sim[,6], col="red", pch=8,lty=2)
lines(model_sim[,1], model_sim[,6], col="red",lty=2)
points(model_sim[,1], model_sim[,7], col="darkorchid", pch=16,lty=3)
lines(model_sim[,1], model_sim[,7], col="darkorchid",lty=3)
legend("topright",legend=c("n = 10","n = 20"," n = 30"),col=c("dodgerblue","red","darkorchid"),pch=c(1,8,16),lty=c(1,2,3))
## ---- chunk 14
plot(model_sim[,1],model_sim[,8], type="o", col="dodgerblue", pch=1, lty=1,main="Sigma = 2",xlab = "Sigma",ylab = "Power")
points(model_sim[,1], model_sim[,9], col="red", pch=8,lty=2)
lines(model_sim[,1], model_sim[,9], col="red",lty=2)
points(model_sim[,1], model_sim[,10], col="darkorchid", pch=16,lty=3)
lines(model_sim[,1], model_sim[,10], col="darkorchid",lty=3)
legend("topright",legend=c("n = 10","n = 20"," n = 30"),col=c("dodgerblue","red","darkorchid"),pch=c(1,8,16),lty=c(1,2,3))
